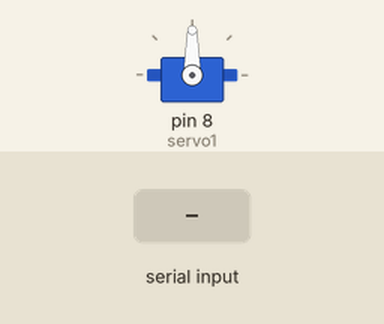
Recording of a sketch running on a simulated Arduino Uno, built with avr-gcc and run on an emulated ATmega328P. On the bench: servo. The test bench sets the inputs (shaded band).

Above: at 1.2 s.
1.3 s: byte 30 received over Serial
At 1.6 s:
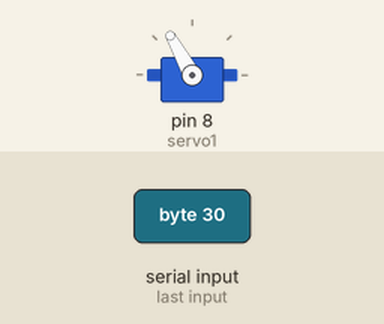
2.8 s: byte 90 received over Serial
At 3.9 s:
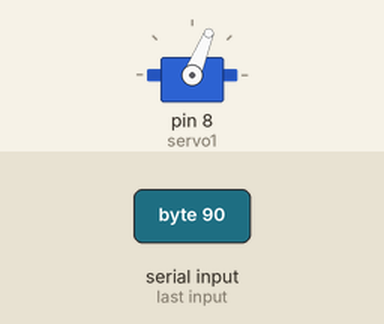
4.3 s: byte 120 received over Serial
At 5.1 s:
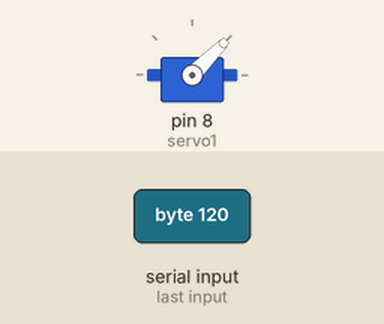
Timing chart, 0 to 7.3 s (numbered marks = the images above; inputs shaded):
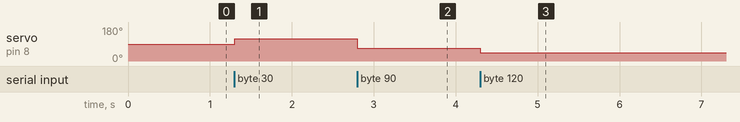

The sketch:

kinect_arduino.ino
```cpp
#include <Servo.h>;
byte turning = 0;
int degree = 0;
Servo servo1;
int changeInDegree = 0;
int previous = 0;


void setup() {
  // put your setup code here, to run once:
  Serial.begin(9600);
  servo1.attach(8);
}
void loop() {
  // put your main code here, to run repeatedly:
 if(Serial.available()){
  turning = Serial.read();
  degree = map(turning, 0 ,128, 140, 40);
  degree = constrain(degree, 40, 140);
  changeInDegree = degree - previous;
  if(changeInDegree>0){
    servo1.write(degree+2);
  }
  else{
  servo1.write(degree-2);
  }
  previous = degree;
 }
}
```

Measured:
- after the input at 1.3 s, servo on pin 8 (servo1): 90° → 119° at once
- after the input at 2.8 s, servo on pin 8 (servo1): 119° → 68° at once
- after the input at 4.3 s, servo on pin 8 (servo1): 68° → 45° at once
